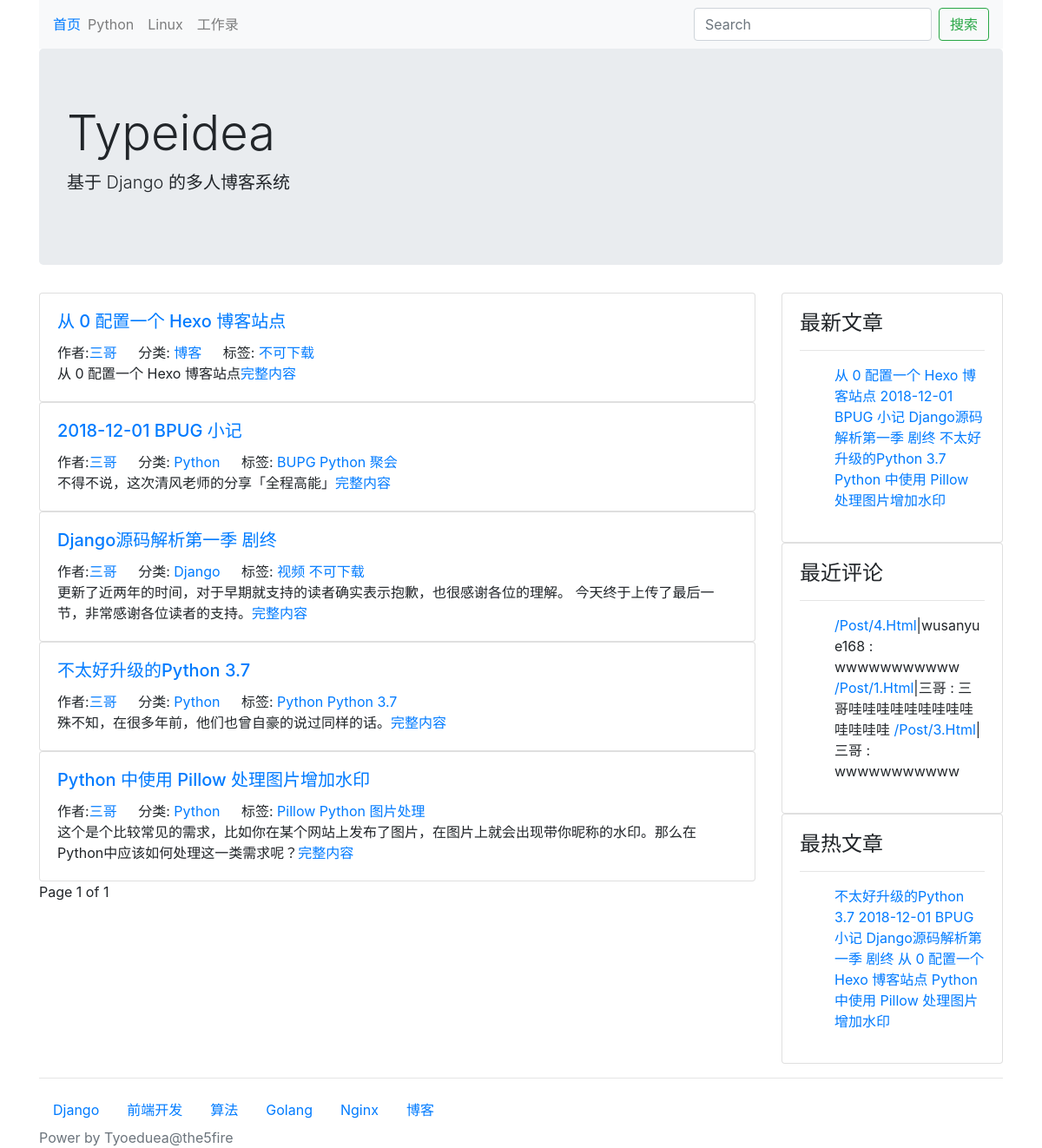
The app's page /, older data.
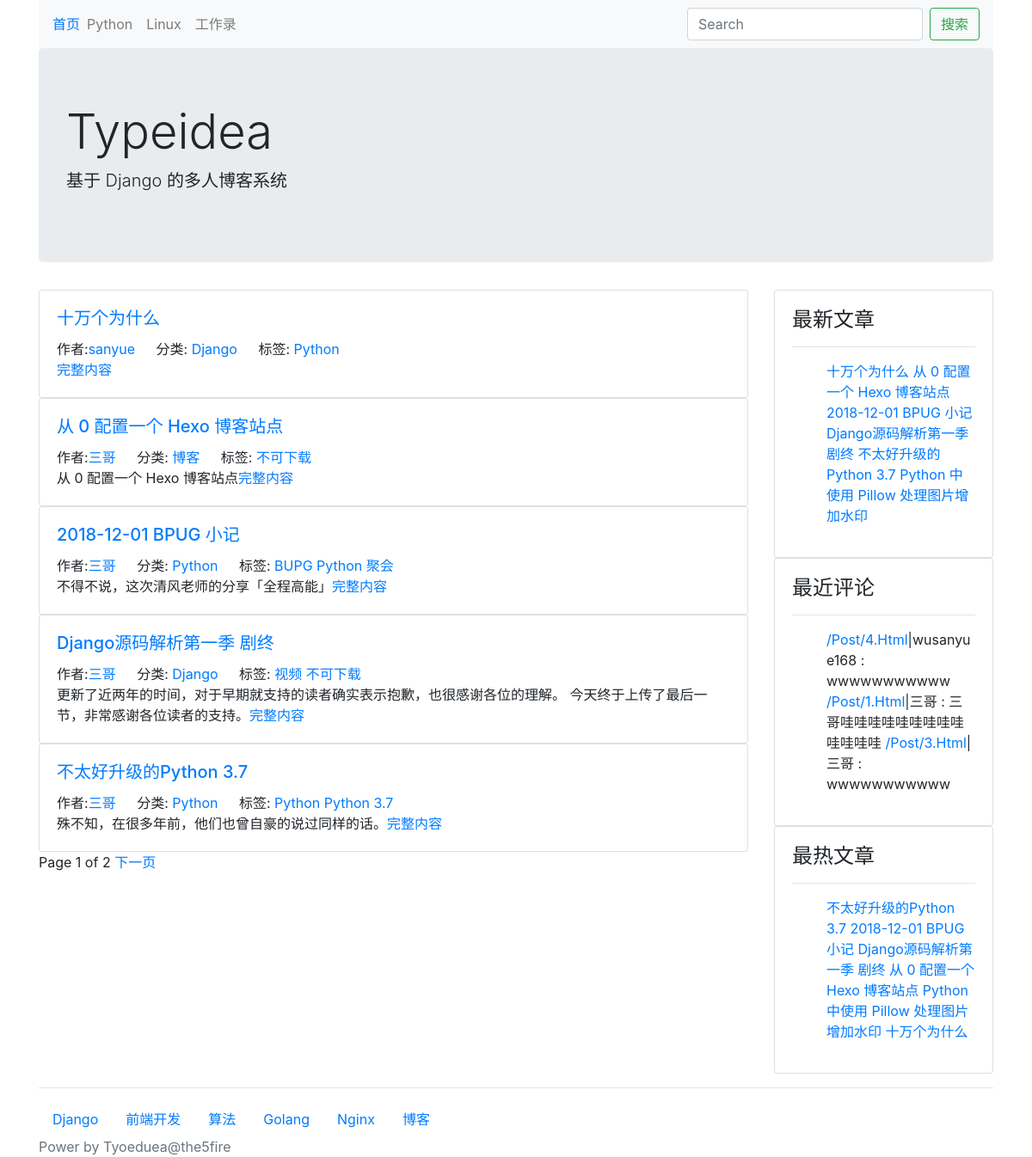
The same page, newer data.
### blog/models.py (models this page shows, shortened)
class Category(models.Model):
    STATUS_NORMAL = 1
    STATUS_DELETE = 0
    STATUS_ITEMS = (
        (STATUS_NORMAL, '正常'),
        (STATUS_DELETE, '删除'),
    )
    name = models.CharField(max_length=50, verbose_name="名称")
    status = models.PositiveIntegerField(default=STATUS_NORMAL,
                                         choices=STATUS_ITEMS, verbose_name='状态')
    is_nav = models.BooleanField(default=False, verbose_name="是否为导航")
    owner = models.ForeignKey(User, verbose_name="作者", on_delete=models.CASCADE)
    created_time = models.DateTimeField(auto_now_add=True, verbose_name="创建时间")
    @classmethod
    def get_navs(cls):
        categories = cls.objects.filter(status=cls.STATUS_NORMAL)
        nav_categories = []
        normal_categories = []
        for cate in categories:
            if cate.is_nav:
                nav_categories.append(cate)
            else:
                normal_categories.append(cate)
        return {
            'navs': nav_categories,
            'categories': normal_categories
        }
    class Meta:
        verbose_name = verbose_name_plural = '分类'

class Post(models.Model):
    STATUS_NORMAL = 1
    STATUS_DELETE = 0
    STATUS_DRAFT = 2
    STATUS_ITEMS = (
        (STATUS_NORMAL, '正常'),
        (STATUS_DELETE, '删除'),
        (STATUS_DRAFT, '草稿'),
    )
    title = models.CharField(max_length=255, verbose_name="标题")
    desc = models.CharField(max_length=1024, blank=True, verbose_name="摘要")
    content = models.TextField(verbose_name="正文", help_text="正文必须为 MarkDown 格式")
    content_html = models.TextField(verbose_name="正文 html 代码", blank=True, editable=False)
    status = models.PositiveIntegerField(default=STATUS_NORMAL,
                                         choices=STATUS_ITEMS, verbose_name="状态")
    category = models.ForeignKey(Category, verbose_name="分类", on_delete=models.CASCADE)
    tags = models.ManyToManyField(Tag, verbose_name="标签")
    owner = models.ForeignKey(User, verbose_name="作者", on_delete=models.CASCADE)
    created_time = models.DateTimeField(auto_now_add=True, verbose_name="创建时间")
    is_md = models.BooleanField(default=False, verbose_name="markdown语法")
    pv = models.PositiveIntegerField(default=1)
    uv = models.PositiveIntegerField(default=1)
    class Meta:
        verbose_name = verbose_name_plural = "文章"
        ordering = ['-id']  # 根据 id 进行降序排序
    @classmethod
    def latest_posts(cls):
        queryset = cls.objects.filter(status=Post.STATUS_NORMAL)
        return queryset
    @classmethod
    def hot_posts(cls):
        return cls.objects.filter(status=cls.STATUS_NORMAL).order_by('-pv')

class Tag(models.Model):
    STATUS_NORMAL = 1
    STATUS_DELETE = 0
    STATUS_ITEMS = (
        (STATUS_NORMAL, '正常'),
        (STATUS_DELETE, '删除'),
    )
    name = models.CharField(max_length=10, verbose_name="名称")
    status = models.PositiveIntegerField(default=STATUS_NORMAL,
                                         choices=STATUS_ITEMS, verbose_name="状态")
    owner = models.ForeignKey(User, verbose_name="作者", on_delete=models.CASCADE)
    created_time = models.DateTimeField(auto_now_add=True, verbose_name="创建时间")
    class Meta:
        verbose_name = verbose_name_plural = "标签"

### config/models.py (models this page shows, shortened)
class SideBar(models.Model):
    DISPLAY_HTML = 1
    DISPLAY_LATEST = 2
    DISPLAY_HOT = 3
    DISPLAY_COMMENT = 4
    SIDE_TYPE = (
        (DISPLAY_HTML, 'HTML'),
        (DISPLAY_LATEST, '最新文章'),
        (DISPLAY_HOT, '最热文章'),
        (DISPLAY_COMMENT, '最近评论'),
    )
    STATUS_SHOW = 1
    STATUS_HIDE = 0
    STATUS_ITEMS = (
        (STATUS_SHOW, '展示'),
        (STATUS_HIDE, '隐藏'),
    )
    title = models.CharField(max_length=50, verbose_name="标题")
    display_type = models.PositiveIntegerField(default=1, choices=SIDE_TYPE, verbose_name="展示类型")
    content = models.CharField(max_length=500, blank=True, verbose_name="内容",
                               help_text="如果设置的不是 HTML 类型，可为空")
    status = models.PositiveIntegerField(default=STATUS_SHOW, choices=STATUS_ITEMS, verbose_name="状态")
    owner = models.ForeignKey(User, verbose_name="作者", on_delete=models.CASCADE)
    created_time = models.DateTimeField(auto_now_add=True, verbose_name="创建时间")
    @classmethod
    def get_all(cls):
        return cls.objects.filter(status=cls.STATUS_SHOW)
    @property
    def content_html(self):
        from blog.models import Post  # 避免循环引用
        from comment.models import Comment
        result = ''
        if self.display_type == self.DISPLAY_HTML:
            result = self.content
        elif self.display_type == self.DISPLAY_LATEST:
            context = {
                'posts': Post.latest_posts()
            }
            return render_to_string('config/blocks/sidebar_posts.html', context)
        elif self.display_type == self.DISPLAY_HOT:
            context = {
                'posts': Post.hot_posts()
            }
            return render_to_string('config/blocks/sidebar_posts.html', context)
        elif self.display_type == self.DISPLAY_COMMENT:
            context = {
                'comments': Comment.objects.filter(status=Comment.STATUS_NORMAL)
            }
            return render_to_string('config/blocks/sidebar_comments.html', context)
        return result
    class Meta:
        verbose_name = verbose_name_plural = "侧边栏"

### comment/models.py (models this page shows, shortened)
class Comment(models.Model):
    STATUS_NORMAL = 1
    STATUS_DELETE = 0
    STATUS_ITEMS = (
        (STATUS_NORMAL, '正常'),
        (STATUS_DELETE, '删除'),
    )
    target = models.CharField(max_length=100, verbose_name="评论目标")
    content = models.CharField(max_length=2000, verbose_name="内容")
    nickname = models.CharField(max_length=50, verbose_name="昵称")
    website = models.URLField(verbose_name="网站")
    email = models.EmailField(verbose_name="邮箱")
    status = models.PositiveIntegerField(default=STATUS_NORMAL, choices=STATUS_ITEMS, verbose_name="状态")
    created_time = models.DateTimeField(auto_now_add=True, verbose_name="创建时间")
    class Meta:
        verbose_name = verbose_name_plural = "评论"

### blog/views.py (the view)
# urls.py: path('', IndexView.as_view(), name='index'),
class IndexView(CommonViewMixin, ListView):
    queryset = Post.latest_posts()
    paginate_by = 5
    context_object_name = 'post_list'
    template_name = 'blog/list.html'

### blog/views.py (called while the page is built)
    def get_context_data(self, **kwargs):
        context = super().get_context_data(**kwargs)
        context.update({
            'sidebars': SideBar.get_all(),
        })
        context.update(Category.get_navs())
        return context

### typeidea/themes/bootstrap/templates/blog/list.html (shortened to what this page needs)
{% extends "./base.html" %}
{% block main %}
    {% for post in post_list %}
        <div class="card">
            <div class="card-body">
                <h5 class="card-title"><a href={% url 'post-detail' post.id %}>{{ post.title }}</a></h5>
                <span class="card-link">作者:<a
                        href="{% url 'author' post.owner.id %}">{{ post.owner.username }}</a></span>
                <span class="card-link">分类:<a href="{% url 'category-list' post.category.id %}">
                        {{ post.category.name }}</a>
                    </span>
                <span class="card-link">标签:
                    {% for tag in post.tags.all %}
                        <a href="{% url 'tag-list' tag.id %}">{{ tag.name }}</a>
                    {% endfor %}
                    </span>
                <p class="card-text">{{ post.desc }}<a href="{% url 'post-detail' post.id %}">完整内容</a></p>
            </div>
        </div>
    {% endfor %}
    {% if page_obj %}
        Page {{ page_obj.number }} of {{ paginator.num_pages }}
        {% if page_obj.has_next %}
            <a href="?page={{ page_obj.next_page_number }}">下一页</a>
        {% endif %}
    {% endif %}
{% endblock %}

### typeidea/themes/bootstrap/templates/blog/base.html (shortened to what this page needs)
{% load static %}
<!doctype html>
<html lang="en">
<head>
    <link rel="stylesheet" href={% static 'css/bootstrap.min.css' %}>
</head>
<body>
<div class="container head">
    <nav class="navbar navbar-expand-lg navbar-light bg-light">
        <a class="navvar-brand" href="/">首页</a>
        <div class="collapse navbar-collapse" id="navbarSupportedContent">
            <ul class="navbar-nav mr-auto">
                {% for cate in navs %}
                    <li class="nav-item">
                        <a class="nav-link" href="{% url 'category-list' cate.id %}">{{ cate.name }}</a>
                    </li>
                {% endfor %}
            </ul>
            <form class="form-inline my-2 my-lg-0" action="/search/" method="GET">
                <input class="form-control mr-sm-2" type="search" placeholder="Search" aria-label="Search"
                       value="{{ keyword }}" name="keyword">
                <button class="btn btn-outline-success" type="submit">搜索</button>
            </form>
        </div>
    </nav>
    <div class="jumbotron">
        <h1 class="display-4">Typeidea</h1>
        <p class="lead">基于 Django 的多人博客系统</p>
    </div>
</div>
<div class="container main">
    <div class="row">
        <div class="col-9" post-list>
            {% block main %}
            {% endblock %}
        </div>
        <div class="col-3">
            {% block sidebars %}
                {% for sidebar in sidebars %}
                    <div class="card sidebar">
                        <div class="card-body">
                            <h4 class="card-title">{{ sidebar.title }}</h4>
                            <hr/>
                            <p>{{ sidebar.content_html }}</p>
                        </div>
                    </div>
                {% endfor %}
            {% endblock %}
        </div>
    </div>
</div>
<footer class="footer">
    {% block footer %}
        <div class="container">
            <hr/>
            <nav class="nav category">
                {% for cate in categories %}
                    <a href="{% url 'category-list' cate.id %}" class="nav-link">{{ cate.name }}</a>
                {% endfor %}
            </nav>
        </div>
        <div class="container power">
            <span class="text-muted">Power by Tyoeduea@the5fire</span>
        </div>
    {% endblock %}
</footer>
</body>
</html>

### typeidea/themes/bootstrap/templates/config/blocks/sidebar_posts.html
<ul class="links">
    {% for post in posts %}
        <l1><a href="{% url 'post-detail' post.id %}">{{ post.title }}</a></l1>
    {% endfor %}
</ul>

### typeidea/themes/bootstrap/templates/config/blocks/sidebar_comments.html
<ul>
    {% for comment in comments %}
        <l1><a href="{{ comment.target }}">{{ comment.target.title }}</a>|{{ comment.nickname }}
            : {% autoescape off %}{{ comment.content }}{% endautoescape %}</l1>
    {% endfor %}
</ul>

Row changes from the older to the newer data that the page shows:
no longer on one of the page's lists (row unchanged): Post: title "Python 中使用 Pillow 处理图片增加水印", owner.username "三哥", category.name "Python", desc "这个是个比较常见的需求，比如你在某个网站上发布了图片，在图片上就会出现带你昵称的水印。那么在Python中应该如何处理这一类需求呢？"
added Post: title "十万个为什么", owner.username "sanyue", category.name "Django", Tag (name "Python")
computed for Post "Python 中使用 Pillow 处理图片增加水印": loses Tag (name "Pillow"); loses Tag (name "图片处理"); loses Tag (name "Python")
Text that changed along with them:
{{ paginator.num_pages }}: "1" → "2"
text now shown: "下一页"
